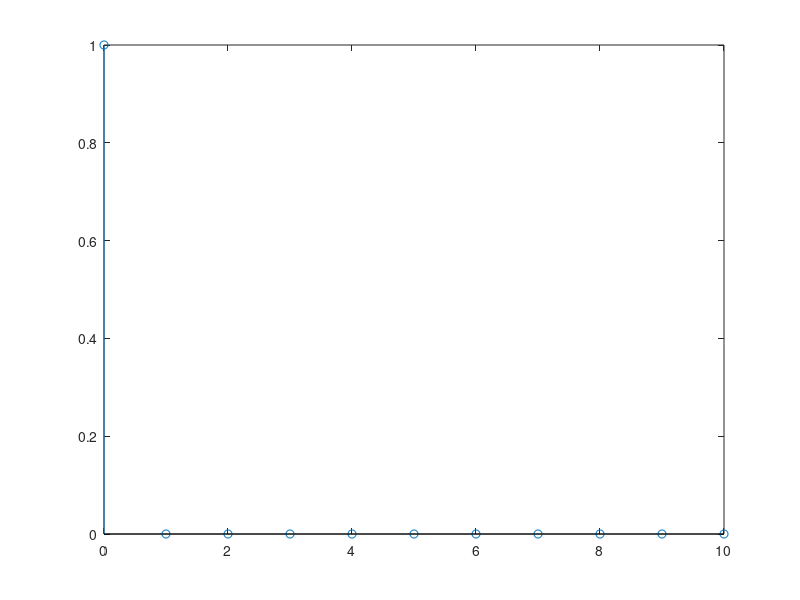
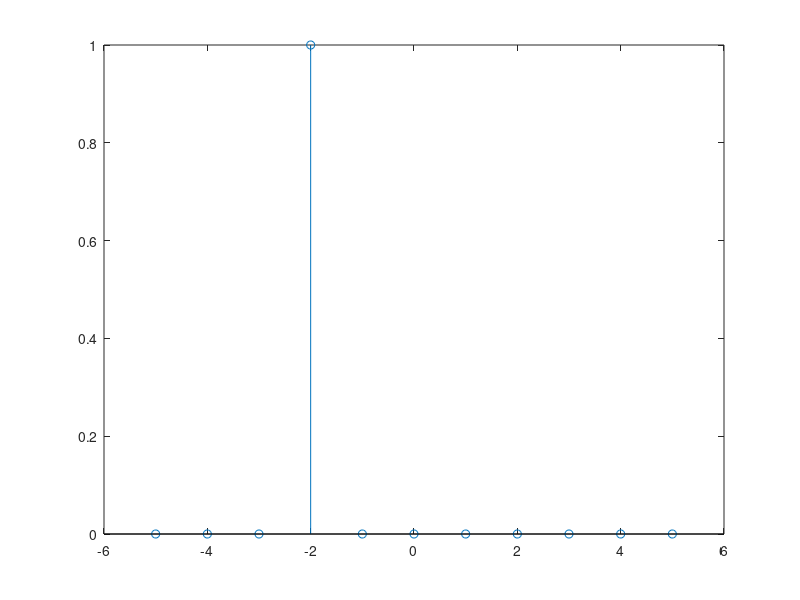
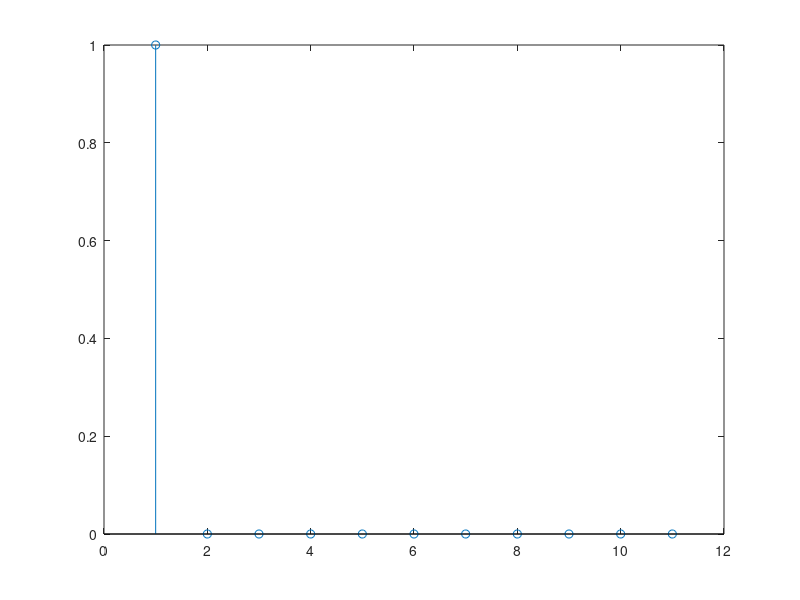
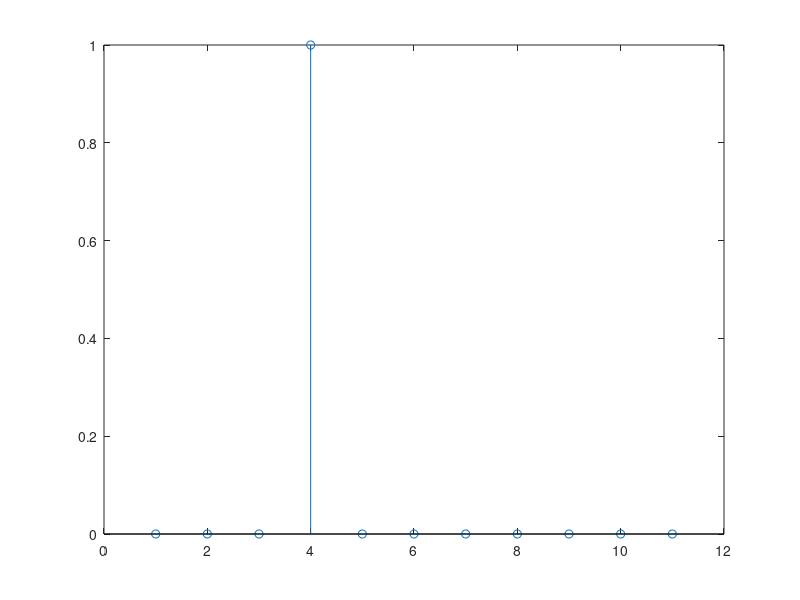

Write MATLAB code to recreate these figures, in order.
%% Ejercicio 2

figure;
nx1=[0:10];
x1=[1 zeros(1,10)];
stem(nx1,x1);

figure;
nx2=[-5:5];
x2=[zeros(1,3) 1 zeros(1,7)];
stem(nx2,x2);

figure;
stem(x1);

figure;
stem(x2);